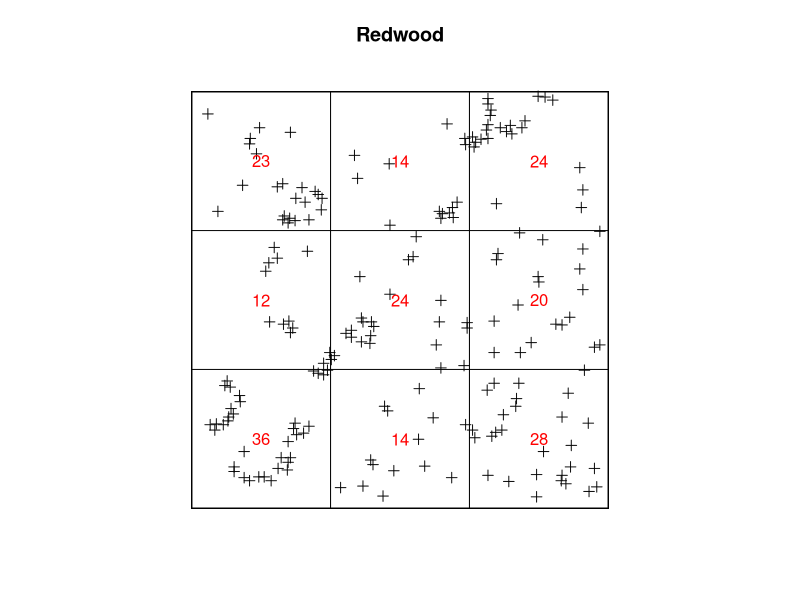

This figure's R source:
##################################################
### Spatial methods applied to pine trees data ###
##################################################
require(spatstat)
data(japanesepines, redwoodfull, cells)

#######################
### Quadrant method ###
#######################
par(pin=c(4.5,4.5))
plot(redwoodfull, pch=3, pin=8, main="Redwood")
plot(quadratcount(redwoodfull, nx=3, ny=3), add=T, col="red")
# Test by chi-sq goodness of fit - result highly dependent on pattern of division
quadrat.test(redwoodfull, nx=3, ny=3)
quadrat.test(redwoodfull, nx=2, ny=2)
